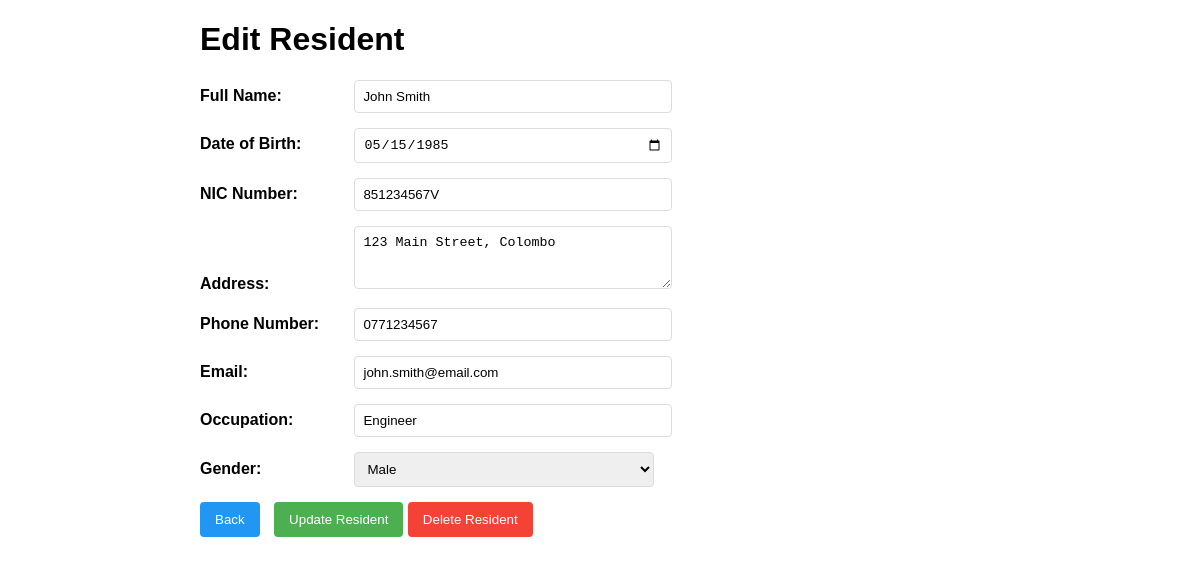
/edit_resident.php?id=1, run on the app's committed database.
### tables this page shows
CREATE TABLE IF NOT EXISTS residents (
                                         id INT AUTO_INCREMENT PRIMARY KEY,
                                         full_name VARCHAR(100) NOT NULL,
    dob DATE NOT NULL,
    nic VARCHAR(12) UNIQUE NOT NULL,
    address TEXT NOT NULL,
    phone VARCHAR(15) NOT NULL,
    email VARCHAR(100) NOT NULL,
    occupation VARCHAR(50) NULL,
    gender ENUM('Male', 'Female', 'Other') NOT NULL,
    registered_date TIMESTAMP DEFAULT CURRENT_TIMESTAMP
    );

### edit_resident.php (the view, shortened to what this page needs)
<?php include 'config.php'; ?>
    <!DOCTYPE html>
    <html lang="en">
    <head>
    </head>
    <body>
    <div class="container">
        <h1>Edit Resident</h1>
        <?php
        $id = isset($_GET['id']) ? intval($_GET['id']) : 0;
        $sql = "SELECT * FROM residents WHERE id = $id";
        $result = $conn->query($sql);
        $resident = $result->fetch_assoc();
        ?>
        <form method="POST" action="<?php echo htmlspecialchars($_SERVER["PHP_SELF"] . "?id=" . $id); ?>">
            <div class="form-group">
                <label for="full_name">Full Name:</label>
                <input type="text" id="full_name" name="full_name" value="<?php echo htmlspecialchars($resident['full_name']); ?>" required>
            </div>
            <div class="form-group">
                <label for="dob">Date of Birth:</label>
                <input type="date" id="dob" name="dob" value="<?php echo htmlspecialchars($resident['dob']); ?>" required>
            </div>
            <div class="form-group">
                <label for="nic">NIC Number:</label>
                <input type="text" id="nic" name="nic" value="<?php echo htmlspecialchars($resident['nic']); ?>" required>
            </div>
            <div class="form-group">
                <label for="address">Address:</label>
                <textarea id="address" name="address" rows="3" required><?php echo htmlspecialchars($resident['address']); ?></textarea>
            </div>
            <div class="form-group">
                <label for="phone">Phone Number:</label>
                <input type="tel" id="phone" name="phone" value="<?php echo htmlspecialchars($resident['phone']); ?>" required>
            </div>
            <div class="form-group">
                <label for="email">Email:</label>
                <input type="email" id="email" name="email" value="<?php echo htmlspecialchars($resident['email']); ?>" required>
            </div>
            <div class="form-group">
                <label for="occupation">Occupation:</label>
                <input type="text" id="occupation" name="occupation" value="<?php echo htmlspecialchars($resident['occupation']); ?>">
            </div>
            <div class="form-group">
                <label for="gender">Gender:</label>
                <select id="gender" name="gender" required>
                    <option value="Male" <?php echo ($resident['gender'] == 'Male') ? 'selected' : ''; ?>>Male</option>
                </select>
            </div>
            <div class="form-group">
                <button type="button" class="back-btn" onclick="window.location.href='index.php'">Back</button>
                <button type="submit">Update Resident</button>
                <button type="button" class="delete-btn" onclick="window.location.href='delete_resident.php?id=<?php echo $id; ?>'">Delete Resident</button>
            </div>
        </form>
    </div>
    </body>
    </html>

### edit_resident.php (style rules this page uses)
body { font-family: Arial, sans-serif; margin: 20px; }
.container { max-width: 800px; margin: 0 auto; }
.form-group { margin-bottom: 15px; }
label { display: inline-block; width: 150px; font-weight: bold; }
input[type="text"], input[type="date"], input[type="email"], input[type="tel"], select, textarea { padding: 8px; width: 300px; border: 1px solid #ddd; border-radius: 4px; }
button { padding: 10px 15px; background-color: #4CAF50; color: white; border: none; border-radius: 4px; cursor: pointer; }
.back-btn { background-color: #2196F3; margin-right: 10px; }
.delete-btn { background-color: #f44336; }

### data on the page
residents: full_name "John Smith", dob "05/15/1985", nic "851234567V", address "123 Main Street, Colombo", phone "0771234567", email "john.smith@email.com", occupation "Engineer", gender "Male"
